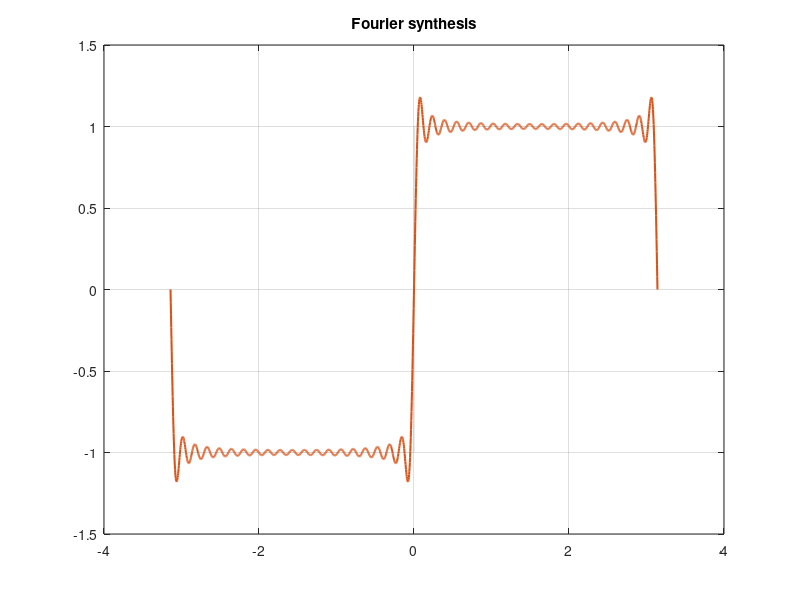
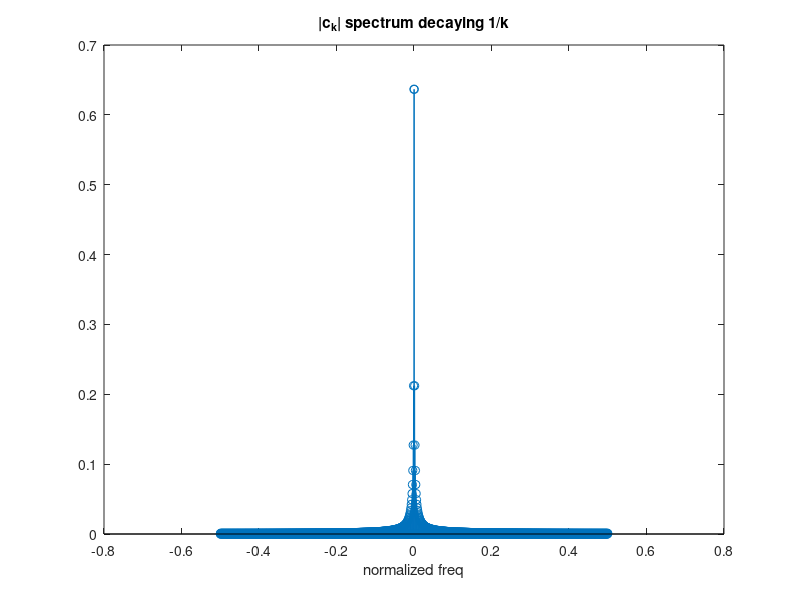

These charts were generated, in order, by the following MATLAB code:
function fourier_machinery()
% FOURIER_MACHINERY Series, Transform, Parseval, DFT
% Square wave Fourier series and FFT spectrum
N=20; L=pi; x=linspace(-L,L,2048); f=sign(sin(x));
% Fourier coefficients via trapz
S=zeros(size(x));
for k=1:2:2*N-1
 ck=4/pi/k; S+=ck*sin(k*x);
end
err=sqrt(trapz(x,(f-S).^2)/(2*L));
fprintf('Square wave N=%d L2 err=%.4f (Parseval)\n',N,err);
figure(1); plot(x,f,'Color',[0.8 0.8 0.8]); hold on; plot(x,S,'LineWidth',1.5); hold off; grid on; title('Fourier synthesis');
% FFT spectrum
F=fftshift(abs(fft(f))/length(f)); freq=linspace(-0.5,0.5,length(f));
figure(2); stem(freq, F); title('|c_k| spectrum decaying 1/k'); xlabel('normalized freq');
end
